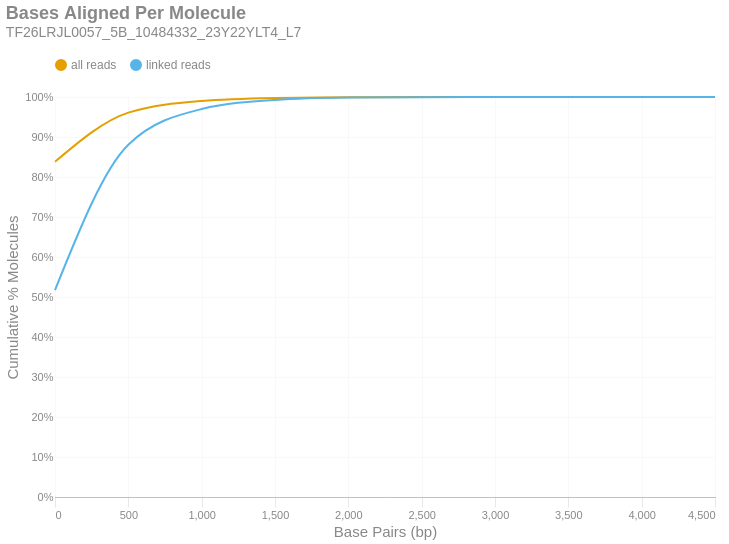

The notebook cell saved with this chart:
### Markdown cell above
### Bases Aligned Per Molecule
This is a cumulative frequency distribution showing the number of base pairs aligned per unique molecule. These data are shown in 500 bp bins. There are two distributions: one with `all reads` (yellow) and another with only `linked reads` (blue). The percent of molecules in the `linked reads` distribution is relative to the total number of linked molecules.

### Code cell
if SKIPLR:
    print_html(f"Skipped")
else:
    binned_df = consolidated_hist(valids['aligned_bp'], mask, 500, True)
    with SafeRender(binned_df):
        (
            density_plot(binned_df, 'Bases Aligned Per Molecule', samplename, 'basesper')
            .encode(
                x=alt.X('bin:Q', title="Base Pairs (bp)").axis(tickMinStep=500).scale(padding=0),
                y=alt.Y('value:Q', title='Cumulative % Molecules')
                    .axis(format='%')
                    .scale(domain = [0,1])
                    .stack(False),
                color=alt.Color("key:N").scale(domain = ["all reads", "linked reads"]),
                tooltip = [
                    alt.Tooltip("key:N", title = "Data Type"),
                    alt.Tooltip("range_label:N", title="Bases Aligned Per Molecule"),
                    alt.Tooltip("value:Q", format = ".2%", title="% Molecules (Cum.)")
                ]
            )
        ).display()

### Figure 1 — Vega-Lite specification as saved in the notebook (floating-point values rounded to 4 significant figures)
{"width": "container", "height": 400, "config": {"title": {"anchor": "start", "dy": -15, "fontSize": 18, "color": "#888888", "subtitleColor": "#888888", "subtitleFontSize": 14}, "arc": {"fill": "#0072B2"}, "axis": {"domainColor": "#888888", "domainWidth": 0.5, "gridWidth": 0.2, "grid": false, "titleFontWeight": 400, "titleFontSize": 15, "labelFontSize": 11, "labelColor": "#888888", "tickColor": "#888888", "tickWidth": 0.2, "titleColor": "#888888"}, "axisBand": {"grid": false}, "axisX": {"grid": true, "tickSize": 10, "domainCap": "round"}, "axisY": {"domain": false, "grid": true, "tickSize": 0, "domainCap": "round"}, "background": "transparent", "header": {"labelFontSize": 15, "labelColor": "#888888", "titleFontSize": 15, "titleFontWeight": 600, "titleColor": "#888888"}, "legend": {"labelFont": "sans-serif", "labelFontSize": 12, "labelColor": "#888888", "symbolSize": 100, "symbolType": "circle", "titleFontSize": 12, "titlePadding": 10, "titleColor": "#888888", "title": null, "orient": "top"}, "range": {"category": ["#E69F00", "#56B4E9", "#009E73", "#F0E442", "#0072B2", "#D55E00", "#CC79A7", "#000000"], "diverging": ["#cfe8f3", "#a2d4ec", "#73bfe2", "#46abdb", "#1696d2", "#12719e"]}, "area": {"fill": "#0072B2", "fillOpacity": 0.7, "line": true, "strokeOpacity": 0.7}, "line": {"color": "#0072B2", "stroke": "#0072B2", "strokeWidth": 2}, "trail": {"color": "#0072B2", "stroke": "#0072B2", "strokeWidth": 0, "size": 1}, "point": {"filled": true, "fillOpacity": 1.0, "size": 95}, "text": {"color": "#888888", "fontSize": 11, "align": "right", "fontWeight": 400, "size": 11}, "bar": {"fill": "#0072B2", "stroke": null}, "view": {"stroke": null, "continuousWidth": 660, "continuousHeight": 400}}, "data": {"name": "data-1b7d15b0c65335dd97eceeb11f59f90d"}, "mark": {"type": "line", "interpolate": "monotone", "point": {"opacity": 0, "size": 275}}, "encoding": {"color": {"field": "key", "scale": {"domain": ["all reads", "linked reads"]}, "type": "nominal"}, "tooltip": [{"field": "key", "title": "Data Type", "type": "nominal"}, {"field": "range_label", "title": "Bases Aligned Per Molecule", "type": "nominal"}, {"field": "value", "format": ".2%", "title": "% Molecules (Cum.)", "type": "quantitative"}], "x": {"axis": {"tickMinStep": 500}, "field": "bin", "scale": {"padding": 0}, "title": "Base Pairs (bp)", "type": "quantitative"}, "y": {"axis": {"format": "%"}, "field": "value", "scale": {"domain": [0, 1]}, "stack": false, "title": "Cumulative % Molecules", "type": "quantitative"}}, "params": [{"name": "param_c36ac31b6afebe62", "select": {"type": "point", "fields": ["key"]}, "bind": "legend"}], "title": {"text": "Bases Aligned Per Molecule", "subtitle": "TF26LRJL0057_5B_10484332_23Y22YLT4_L7"}, "transform": [{"fold": ["all reads (cumsum)", "linked reads (cumsum)"]}, {"calculate": "replace(datum.key, ' (cumsum)', '')", "as": "key"}, {"filter": {"param": "param_c36ac31b6afebe62"}}], "usermeta": {"embedOptions": {"downloadFileName": "TF26LRJL0057_5B_10484332_23Y22YLT4_L7.basesper"}}, "$schema": "https://vega.github.io/schema/vega-lite/v6.4.1.json", "datasets": {"data-1b7d15b0c65335dd97eceeb11f59f90d": [{"bin": "0.0", "interval": "0.0-500.0", "all reads": 0.838, "linked reads": 0.5174, "all reads (cumsum)": 0.838, "linked reads (cumsum)": 0.5174, "range_label": "0-499"}, {"bin": "500.0", "interval": "500.0-1000.0", "all reads": 0.1228, "linked reads": 0.3633, "all reads (cumsum)": 0.9608, "linked reads (cumsum)": 0.8807, "range_label": "500-999"}, {"bin": "1000.0", "interval": "1000.0-1500.0", "all reads": 0.02928, "linked reads": 0.08905, "all reads (cumsum)": 0.9901, "linked reads (cumsum)": 0.9698, "range_label": "1000-1499"}, {"bin": "1500.0", "interval": "1500.0-2000.0", "all reads": 0.007476, "linked reads": 0.02285, "all reads (cumsum)": 0.9976, "linked reads (cumsum)": 0.9926, "range_label": "1500-1999"}, {"bin": "2000.0", "interval": "2000.0-2500.0", "all reads": 0.001901, "linked reads": 0.00582, "all reads (cumsum)": 0.9995, "linked reads (cumsum)": 0.9985, "range_label": "2000-2499"}, {"bin": "2500.0", "interval": "2500.0-3000.0", "all reads": 0.0003767, "linked reads": 0.001152, "all reads (cumsum)": 0.9999, "linked reads (cumsum)": 0.9996, "range_label": "2500-2999"}, {"bin": "3000.0", "interval": "3000.0-3500.0", "all reads": 8.966e-05, "linked reads": 0.0002746, "all reads (cumsum)": 1.0, "linked reads (cumsum)": 0.9999, "range_label": "3000-3499"}, {"bin": "3500.0", "interval": "3500.0-4000.0", "all reads": 2.929e-05, "linked reads": 8.968e-05, "all reads (cumsum)": 1.0, "linked reads (cumsum)": 1.0, "range_label": "3500-3999"}, {"bin": "4000.0", "interval": "4000.0-4500.0", "all reads": 4.956e-06, "linked reads": 1.518e-05, "all reads (cumsum)": 1.0, "linked reads (cumsum)": 1.0, "range_label": "4000-4499"}, {"bin": "4500.0", "interval": "4500.0-5000.0", "all reads": 1.802e-06, "linked reads": 5.519e-06, "all reads (cumsum)": 1.0, "linked reads (cumsum)": 1.0, "range_label": "4500-4999"}]}}
